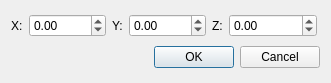
<?xml version="1.0" encoding="UTF-8"?>
<ui version="4.0">
 <class>DialogSweeping</class>
 <widget class="QDialog" name="DialogSweeping">
  <property name="geometry">
   <rect>
    <x>0</x>
    <y>0</y>
    <width>331</width>
    <height>83</height>
   </rect>
  </property>
  <property name="windowTitle">
   <string>Dialog</string>
  </property>
  <layout class="QVBoxLayout" name="verticalLayout">
   <item>
    <layout class="QHBoxLayout" name="horizontalLayout">
     <item>
      <widget class="QLabel" name="label">
       <property name="text">
        <string>X:</string>
       </property>
      </widget>
     </item>
     <item>
      <widget class="QDoubleSpinBox" name="doubleSpinBox_X">
       <property name="minimum">
        <double>-9999.000000000000000</double>
       </property>
       <property name="maximum">
        <double>99999.990000000005239</double>
       </property>
       <property name="singleStep">
        <double>0.500000000000000</double>
       </property>
      </widget>
     </item>
     <item>
      <widget class="QLabel" name="label_2">
       <property name="text">
        <string>Y:</string>
       </property>
      </widget>
     </item>
     <item>
      <widget class="QDoubleSpinBox" name="doubleSpinBox_Y">
       <property name="minimum">
        <double>-9999.000000000000000</double>
       </property>
       <property name="maximum">
        <double>99999.990000000005239</double>
       </property>
       <property name="singleStep">
        <double>0.500000000000000</double>
       </property>
      </widget>
     </item>
     <item>
      <widget class="QLabel" name="label_3">
       <property name="text">
        <string>Z:</string>
       </property>
      </widget>
     </item>
     <item>
      <widget class="QDoubleSpinBox" name="doubleSpinBox_Z">
       <property name="minimum">
        <double>-999999.000000000000000</double>
       </property>
       <property name="maximum">
        <double>9999999.990000000223517</double>
       </property>
       <property name="singleStep">
        <double>0.500000000000000</double>
       </property>
      </widget>
     </item>
     <item>
      <spacer name="horizontalSpacer">
       <property name="orientation">
        <enum>Qt::Horizontal</enum>
       </property>
       <property name="sizeHint" stdset="0">
        <size>
         <width>40</width>
         <height>20</height>
        </size>
       </property>
      </spacer>
     </item>
    </layout>
   </item>
   <item>
    <widget class="QDialogButtonBox" name="buttonBox">
     <property name="orientation">
      <enum>Qt::Horizontal</enum>
     </property>
     <property name="standardButtons">
      <set>QDialogButtonBox::Cancel|QDialogButtonBox::Ok</set>
     </property>
    </widget>
   </item>
  </layout>
 </widget>
 <resources/>
 <connections>
  <connection>
   <sender>buttonBox</sender>
   <signal>accepted()</signal>
   <receiver>DialogSweeping</receiver>
   <slot>accept()</slot>
   <hints>
    <hint type="sourcelabel">
     <x>248</x>
     <y>254</y>
    </hint>
    <hint type="destinationlabel">
     <x>157</x>
     <y>274</y>
    </hint>
   </hints>
  </connection>
  <connection>
   <sender>buttonBox</sender>
   <signal>rejected()</signal>
   <receiver>DialogSweeping</receiver>
   <slot>reject()</slot>
   <hints>
    <hint type="sourcelabel">
     <x>316</x>
     <y>260</y>
    </hint>
    <hint type="destinationlabel">
     <x>286</x>
     <y>274</y>
    </hint>
   </hints>
  </connection>
 </connections>
</ui>
